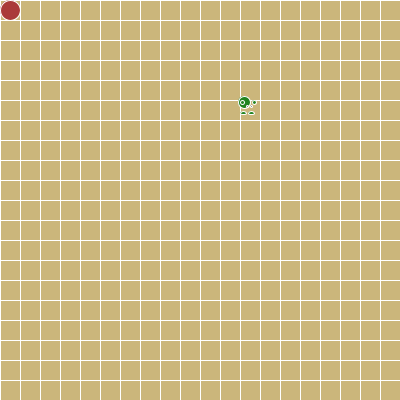
Frame 1 (no input)
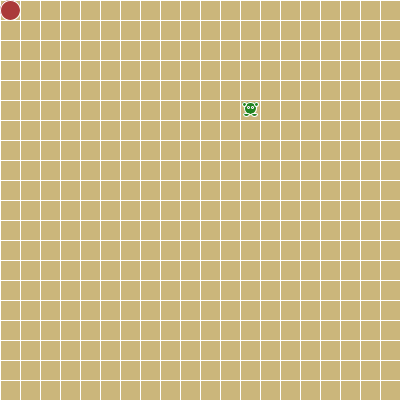
Frame 60 (the mouse pressed at the canvas centre just before this capture)
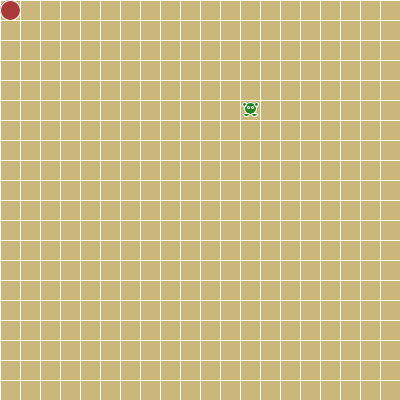
Frame 120 (the mouse held since frame 60 and released just before this capture)

The Processing sketch that drew these frames (run headless with seeded random() and noise(); from frame 60 on, the mouse is pressed at the canvas centre):

// Processing sketch: processing_127147
// ── processing_127147.pde

ArrayList<SnakePart> snake = new ArrayList<SnakePart>();
char direction;
SnakeFood food;
int GRIDSIZE = 20;
int x;
void setup() {
  size(400, 400);
  snake.add(new SnakePart(0, 0));
  food = new SnakeFood();
  frameRate(5);

}
 
void draw() {
 
  drawGrid();
  food.display();
  drawSnake();
   
  moveSnakeBody();
  moveSnakeHead();
 
  checkGameOver();
  checkForFoodCollision();
 
}
 
void moveSnakeHead() {
  SnakePart head = snake.get(0);
  switch(direction) {
  case 'n':
    head.y -= GRIDSIZE;
    break;
  case 's':
    head.y += GRIDSIZE;
    break;
  case 'e':
    head.x += GRIDSIZE;
    break;
  case 'w':  
    head.x -= GRIDSIZE;
    break;
  }
}
 

void checkForFoodCollision() {
  SnakePart head = snake.get(0);
  if (head.x == food.x && head.y == food.y) {
    // add a new segment to the snake
    snake.add(new SnakePart(head.x, head.y));
    // reset the position of the food by creating a new object
    food = new SnakeFood();
     x=x+2;
    frameRate(5+x);
  }
}
 
void checkGameOver() {
  SnakePart head = snake.get(0);
  for (int i = 1; i < snake.size(); i++) {
    SnakePart sp = snake.get(i);
    if (head.x == sp.x && head.y == sp.y) {
      textAlign(CENTER);
      text("GAME OVER!", width/2, height/2);
      noLoop();
      break;
    }
  }
  if (head.x < 0 || head.x >= width || head.y < 0 || head.y >= height) {
    textAlign(CENTER);
    fill(0);
    textSize(30);
    fill(random(255),random(0),random(0));
    text("GAME OVER!", width/2, height/2);
//    noLoop();
  }
}
 
 
void drawSnake() {
  for (int i = 0; i < snake.size();i++) {
    SnakePart sp = snake.get(i);
    sp.display();
  }
}
 
void drawGrid() {
    background(#CBB67B);
  stroke(255);
  for (int x =0; x < width; x+=GRIDSIZE) {
    line(x, 0, x, height);
  }
  for (int y =0; y < height; y+=GRIDSIZE) {
    line(0, y, width, y);
  }
}
 
 
void keyPressed() {
  SnakePart head = snake.get(0);
  if (keyCode == LEFT)direction = 'w';
  if (keyCode == RIGHT)direction = 'e';
  if (keyCode == UP)direction = 'n';
  if (keyCode == DOWN)direction = 's';
}
 
void moveSnakeBody() {
  for (int i = snake.size()-1; i > 0; i--) {
    SnakePart spBack = snake.get(i);
    SnakePart spFront = snake.get(i-1);
    spBack.x = spFront.x;
    spBack.y = spFront.y;
  }
}
 

class SnakeFood {

  int x, y;

  SnakeFood() {
    x = int(random(width/GRIDSIZE))*GRIDSIZE;
    y = int(random(height/GRIDSIZE))*GRIDSIZE;
  }

  void display() {
    fill(#20831F);
    ellipse(x+4, y+2, 12, 12);
    ellipse(x+2, y+2, 4, 4); 
    ellipse(x+14, y+2, 4, 4);
   ellipse(x+3,y+13,6,3); 
      ellipse(x+11,y+13,6,3);
    fill(random(100));
    ellipse(x+7, y+6, 2, 2);
    ellipse(x+11, y+6, 2, 2);
  }
}

class SnakePart{
   
  int x,y;
   
  SnakePart(int newX, int newY){
    x = newX;
    y = newY;
  }
   
  void display(){
    fill(#AA3A3A);
    ellipseMode(CORNER);
    ellipse(x,y,GRIDSIZE,GRIDSIZE);  
  }
}
